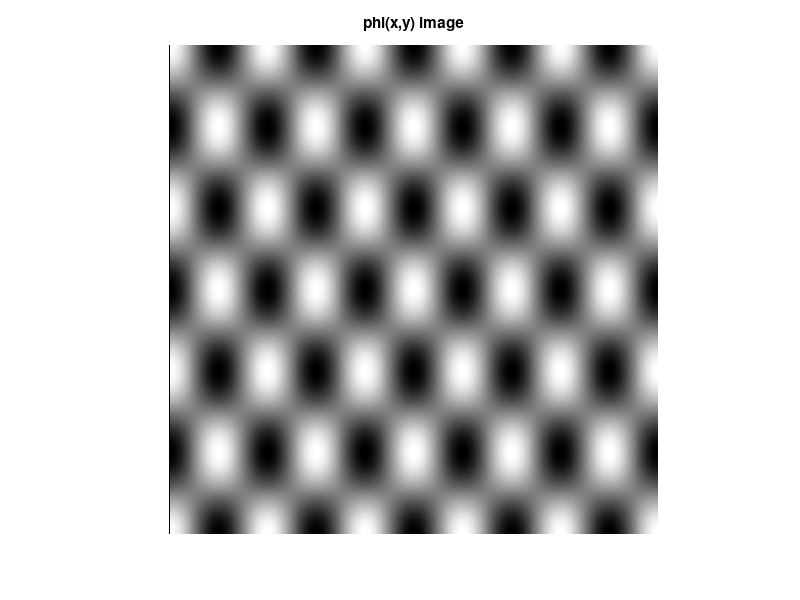
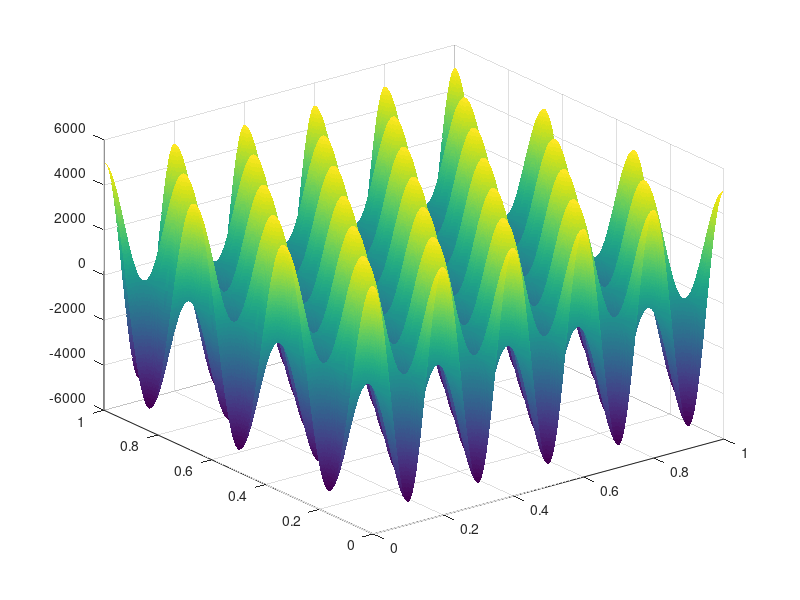

The MATLAB script that drew these images, in order: (Note: this script raises an error after producing the figures.)
%% Matlab - part I code

clear; clc;
%% section b

% We want to approximate the signal in a very high resolution,
% we choose delta between each sample to be very small.

continuous_approx_delta = 0.001;
%2D grid of (0,1]x(0,1]
grid = 0 : continuous_approx_delta : 1;
[x_grid,y_grid] = meshgrid(grid,grid);

%function parameters
A = 5000; omega_x=5; omega_y=3;

% Define phi_h and phi_L. Because -1=<cos<=1 in the specified region, 
%phi(x,y) can get values between -A and A
phi_L = -A;
phi_H = A;

%calculate the function values 
phi_xy=A*cos(2*pi*omega_x*(x_grid)).* cos(2*pi* omega_y *(y_grid));

%Plot the function as an image histogram.
imshow(phi_xy, [phi_L phi_H]);
title('phi(x,y) image');

figure('Name', 'phi(x,y)');
surf(x_grid,y_grid,phi_xy, 'LineStyle' , 'none');

%% section c

% Calulate numerically phi_L and phi_H by finding the minimum and maximum
% element of the phi_xy matrix

phi_L = min(min(phi_xy));
phi_H = max(max(phi_xy));
value_range = phi_H - phi_L;

% Calculate the derivative of phi according to x the derivative
% according to y in every point in the area. We will calulate it using
% the derivative definistion. 
% First we calculate (x+delta_x) and (y+delta_y)
phi_xy_delta_x = A*cos(2*pi*omega_x*(x_grid+continuous_approx_delta)).* cos(2*pi* omega_y *(y_grid));
phi_xy_delta_y = A*cos(2*pi*omega_x*(x_grid)).* cos(2*pi* omega_y *(y_grid+continuous_approx_delta));

% Now we calculate approximation for the derivative in every point by
% Fx = (F(x+delta_x)-F(x))/delta_x
der_phi_x = (phi_xy_delta_x-phi_xy)./continuous_approx_delta;
der_phi_y = (phi_xy_delta_y-phi_xy)./continuous_approx_delta;

% Lastly, we will aproximate the integral of the energy of the 
% parial drivatives of phi, we will approximate it by calculate
% the sum of the areas of the 3D squres created beneath the 
% energy functions

energy_der_phi_x = sum(sum((der_phi_x.^2).*((continuous_approx_delta).^2)));
energy_der_phi_y = sum(sum((der_phi_y.^2).*((continuous_approx_delta).^2)));

% The values we got: 
% Values range = 2A = 10,000
% energy_der_phi_x = 6.1803 * 10^9
% energy_der_phi_y = 2.225 * 10^9

%% Section d + e

% Using the numerical estimations from section c we need to determine 
% Nx, Ny, b that satisfy the nonlinear optimization problem:
% min (MSE_TOT(Nx, Ny, b)) s.t Nx * Ny * b = B

% Define the possible bit-budgets
B_low = 5000;
B_high = 50000;

% Define the MSE function as we seen in class.
% x(1) represents Nx, x(2) represents Ny and x(3) represents b
MSE = @(x)((1/(12*(x(1))^2))*energy_der_phi_x) + ...
    ((1/(12*(x(2))^2))*energy_der_phi_y) + ...
    (((value_range)^2)/(12*(2^(2*x(3)))));

% Define starting values for x for finding the best optimization.
% We dont set them zero that fmincon wont fail because 
% division by 0
x0 = [0.001 0.001 0.001]';

% Define constraits. We have only equality constraint
% Nx*Ny*b-B=0.
con_l = @(x)deal([], (x(1)*x(2)*x(3)-B_low));

% Define lower and upper bounds for the values of 
% Nx, Ny, b
lb_l = [0.001 0.001 0.001];
ub_l = [B_low B_low B_low];

% We need to set options to increase max number of iterations
options = optimoptions('fmincon', 'MaxFunctionEvaluation', inf, 'MaxIterations' , inf);
[opt_l, opt_mse_l] = fmincon(MSE, x0, [], [], [],[], lb_l, ub_l, con_l, options);

% Parameters we got: 
%Nx = 50.4571
%Ny = 30.275
%b = 3.2731
%MSE_opt = 4.9376*10^5

% Do same optimization for B_high
con_h = @(x)deal([], (x(1)*x(2)*x(3)-B_high));
lb_h = [0.001 0.001 0.001];
ub_h = [B_high B_high B_high];
[opt_h, opt_mse_h] = fmincon(MSE, x0, [], [], [],[], lb_h, ub_h, con_h, options);
% Parameters we got:
%Nx = 129.9571
%Ny = 77.9763
%b = 4.9341
%MSE_opt = 6.9907*10^4

%% Part f + g

% Hold the parameters result
best_parameters_low = zeros(1,3);

% Hold best MSE result
best_mse_low = intmax;

% Run over all possible values for Nx
for Nx = 1 : B_low
    
    % Run over all possibles values for Ny
   for Ny = 1 : B_low
       
      % Calculate b accordiny to current Nx and Ny
      % If b=0, this run in useless, continue
      b = floor(B_low/(Nx*Ny));
      if b==0
          continue;
      end
      x = [Nx, Ny, b];
      
      % Calculate the MSE, if its better than the best one until this run,
      % update the parameters and save this result
      curr_mse = MSE(x);
      if(curr_mse < best_mse_low)
          best_mse_low = curr_mse;
          best_parameters_low = [Nx Ny b];
      end    
   end  
end

% Parameters we got foo B_low:
% Nx = 52
% Ny = 32
% b =3
% MSE_low = 5.0175*10^5

% Do the same for B_high...

best_parameters_high = zeros(1,3);
best_mse_high = intmax;
for Nx = 1 : B_high
   for Ny = 1 : B_high
      b = floor(B_high/(Nx*Ny));
      if b==0
          continue;
      end
      x = [Nx, Ny, b];
      curr_mse = MSE(x);
      if(curr_mse < best_mse_high)
          best_mse_high = curr_mse;
          best_parameters_high = [Nx Ny b];
      end    
   end  
end

% Parameters we got for B_high:
% Nx = 128
% Ny = 78
% b =5
% MSE_low = 7.0049*10^4


% Plot the results: 

% First, plot for values obtained by B_low

continuous_approx_delta_x = 1/best_parameters_low(1);
continuous_approx_delta_y = 1/best_parameters_low(2);
%2D grid of (0,1]x(0,1]
grid_x = 0 : continuous_approx_delta_x : 1;
grid_y = 0 : continuous_approx_delta_y : 1;
[x_grid,y_grid] = meshgrid(grid_x,grid_y);

%calculate the function values 
phi_xy_l=A*cos(2*pi*omega_x*(x_grid)).* cos(2*pi* omega_y *(y_grid));

%Plot the function as an image histogram.
imshow(phi_xy_l, [phi_L phi_H]);
title('phi(x,y) image reconstructed with B low');

figure('Name', 'phi(x,y) reconstructed with B low');
surf(x_grid,y_grid,phi_xy_l, 'LineStyle' , 'none');
title('phi(x,y) reconstructed with B low');

% Do the same for B_high

continuous_approx_delta_x = 1/best_parameters_high(1);
continuous_approx_delta_y = 1/best_parameters_high(2);
%2D grid of (0,1]x(0,1]
grid_x = 0 : continuous_approx_delta_x : 1;
grid_y = 0 : continuous_approx_delta_y : 1;
[x_grid,y_grid] = meshgrid(grid_x,grid_y);

%calculate the function values 
phi_xy_h=A*cos(2*pi*omega_x*(x_grid)).* cos(2*pi* omega_y *(y_grid));

%Plot the function as an image histogram.
imshow(phi_xy_h, [phi_L phi_H]);
title('phi(x,y) image reconstructed with B high');

figure('Name', 'phi(x,y) reconstructed with B high');
surf(x_grid,y_grid,phi_xy_h, 'LineStyle' , 'none');
title('phi(x,y) reconstructed with B high');

